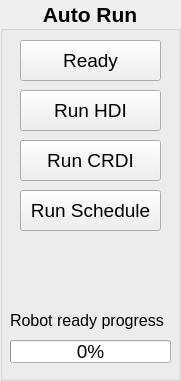
   <widget class="QGroupBox" name="autorun_groupBox">
    <property name="geometry">
     <rect>
      <x>1170</x>
      <y>150</y>
      <width>181</width>
      <height>381</height>
     </rect>
    </property>
    <property name="font">
     <font>
      <pointsize>16</pointsize>
      <weight>75</weight>
      <bold>true</bold>
     </font>
    </property>
    <property name="title">
     <string>Auto Run</string>
    </property>
    <property name="alignment">
     <set>Qt::AlignCenter</set>
    </property>
    <widget class="QPushButton" name="runhdiPB">
     <property name="geometry">
      <rect>
       <x>20</x>
       <y>90</y>
       <width>141</width>
       <height>41</height>
      </rect>
     </property>
     <property name="font">
      <font>
       <pointsize>14</pointsize>
       <weight>50</weight>
       <bold>false</bold>
      </font>
     </property>
     <property name="text">
      <string>Run HDI</string>
     </property>
    </widget>
    <widget class="QPushButton" name="runcrdiPB">
     <property name="geometry">
      <rect>
       <x>20</x>
       <y>140</y>
       <width>141</width>
       <height>41</height>
      </rect>
     </property>
     <property name="font">
      <font>
       <pointsize>14</pointsize>
       <weight>50</weight>
       <bold>false</bold>
      </font>
     </property>
     <property name="text">
      <string>Run CRDI</string>
     </property>
    </widget>
    <widget class="QPushButton" name="readyPB">
     <property name="geometry">
      <rect>
       <x>20</x>
       <y>40</y>
       <width>141</width>
       <height>41</height>
      </rect>
     </property>
     <property name="font">
      <font>
       <pointsize>14</pointsize>
       <weight>50</weight>
       <bold>false</bold>
      </font>
     </property>
     <property name="text">
      <string>Ready</string>
     </property>
    </widget>
    <widget class="QProgressBar" name="ready_progBar">
     <property name="geometry">
      <rect>
       <x>10</x>
       <y>340</y>
       <width>161</width>
       <height>23</height>
      </rect>
     </property>
     <property name="font">
      <font>
       <pointsize>14</pointsize>
       <weight>50</weight>
       <bold>false</bold>
      </font>
     </property>
     <property name="value">
      <number>0</number>
     </property>
    </widget>
    <widget class="QLabel" name="readyrate_label">
     <property name="geometry">
      <rect>
       <x>10</x>
       <y>310</y>
       <width>161</width>
       <height>20</height>
      </rect>
     </property>
     <property name="font">
      <font>
       <pointsize>12</pointsize>
       <weight>50</weight>
       <bold>false</bold>
      </font>
     </property>
     <property name="text">
      <string>Robot ready progress</string>
     </property>
    </widget>
    <widget class="QPushButton" name="runschedulePB">
     <property name="geometry">
      <rect>
       <x>20</x>
       <y>190</y>
       <width>141</width>
       <height>41</height>
      </rect>
     </property>
     <property name="font">
      <font>
       <pointsize>14</pointsize>
       <weight>50</weight>
       <bold>false</bold>
      </font>
     </property>
     <property name="text">
      <string>Run Schedule</string>
     </property>
    </widget>
   </widget>
